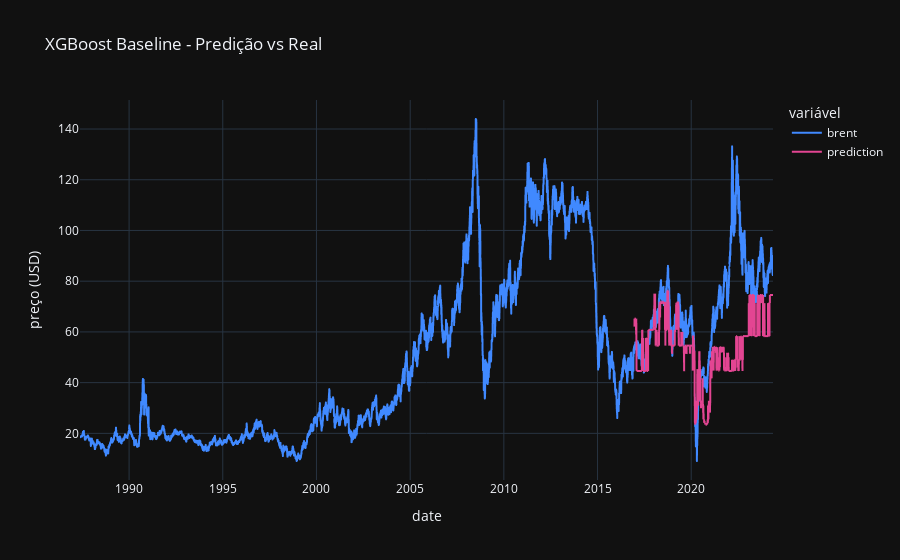

Notebook cell for this chart:
### Markdown cell above
Exxon Mobil é a feature mais importante no modelo baseline para prever o preço do petróleo Brent.

### Code cell
# predição em test set
X_test_baseline['prediction'] = xgb_baseline.predict(X_test_baseline)

df_baseline['prediction'] = X_test_baseline['prediction']

# plotar treino e teste no mesmo gráfico com plotly
plotly_df = pd.DataFrame({'date': df_baseline.index,
                          'brent': df_baseline['brent'],
                          'prediction': df_baseline['prediction']})
# export plotly_df as xgboost_baseline_prediction
plotly_df.to_parquet(r'data\xgboost_baseline_prediction.parquet')

fig = px.line(plotly_df, x='date', y=['brent', 'prediction'],
                title='XGBoost Baseline - Predição vs Real', 
                color_discrete_map={'brent': '#4089FF', 
                                    'prediction': '#e34592'},
                labels={'variable': 'variável', 'value': 'preço (USD)'},
                template='plotly_dark')
                

fig.show()

### Figure 1 — Plotly figure (JSON) as saved in the notebook; plotly's stock layout.template omitted (floating-point values rounded to 4 significant figures; data arrays with more than 128 entries replaced by an {"elided": "..."} marker saying what was removed)
{"data": [{"hovertemplate": "variável=brent<br>date=%{x}<br>preço (USD)=%{y}<extra></extra>", "legendgroup": "brent", "line": {"color": "#4089FF", "dash": "solid"}, "marker": {"symbol": "circle"}, "mode": "lines", "name": "brent", "showlegend": true, "type": "scattergl", "x": {"elided": "9649 str values"}, "xaxis": "x", "y": {"elided": "9649 float values"}, "yaxis": "y"}, {"hovertemplate": "variável=prediction<br>date=%{x}<br>preço (USD)=%{y}<extra></extra>", "legendgroup": "prediction", "line": {"color": "#e34592", "dash": "solid"}, "marker": {"symbol": "circle"}, "mode": "lines", "name": "prediction", "showlegend": true, "type": "scattergl", "x": {"elided": "9649 str values"}, "xaxis": "x", "y": {"elided": "9649 float values"}, "yaxis": "y"}], "layout": {"legend": {"title": {"text": "variável"}, "tracegroupgap": 0}, "title": {"text": "XGBoost Baseline - Predição vs Real"}, "xaxis": {"anchor": "y", "domain": [0, 1], "title": {"text": "date"}}, "yaxis": {"anchor": "x", "domain": [0, 1], "title": {"text": "preço (USD)"}}}}
